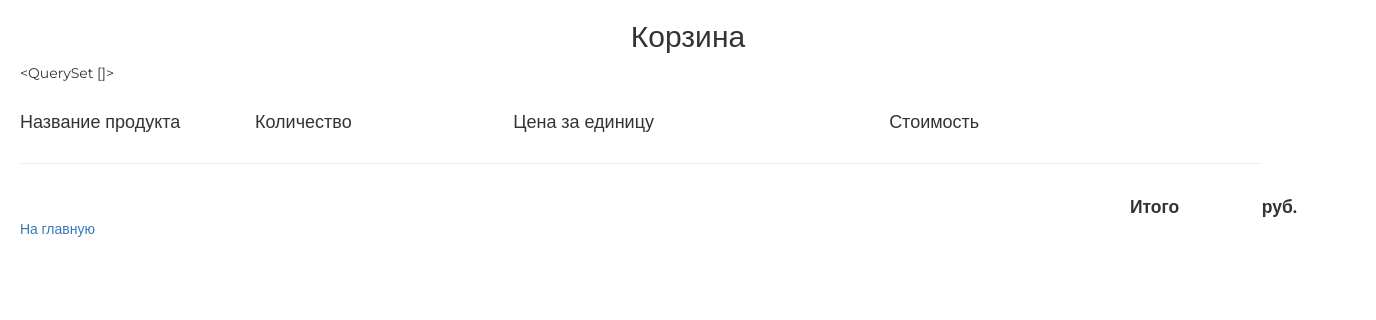
The page /basket/ (signed in) on the database as committed earlier.
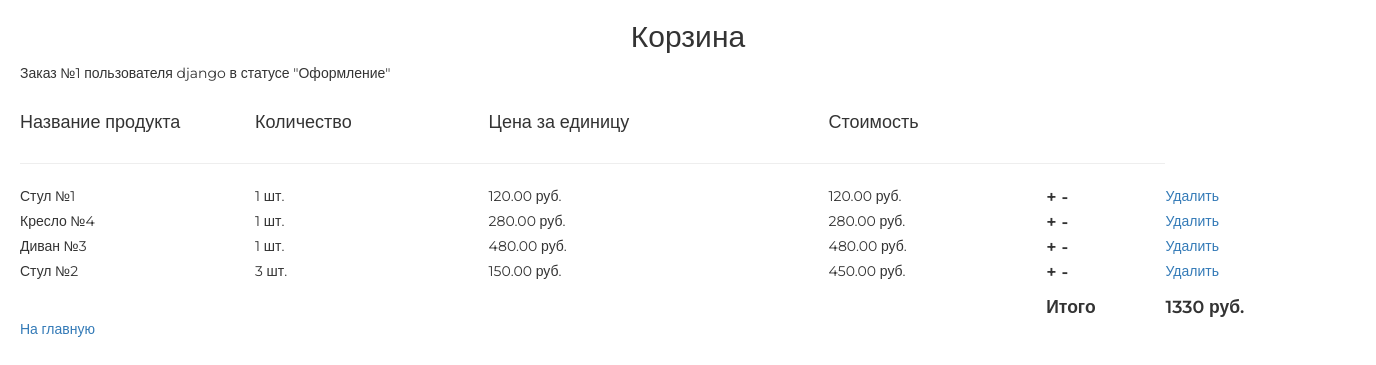
The same page on the database as committed later.
### basketapp/models.py (models this page shows, shortened)
class Order(models.Model):
    user = models.ForeignKey(settings.AUTH_USER_MODEL, on_delete=models.CASCADE, verbose_name='Пользователь')
    status = models.CharField(max_length=100, choices=ORDER_STATUSES, default=ORDER_START, verbose_name='Статус')
    total = models.PositiveIntegerField(default=0, verbose_name='Обшая стоимость')
    start_time = models.DateTimeField(auto_now_add=True, verbose_name='Дата добавления')
    update_time = models.DateTimeField(auto_now_add=True, verbose_name='Дата изменения')
    def __str__(self):
        return f'Заказ №{self.pk} пользователя {self.user.username} в статусе "{dict(ORDER_STATUSES)[self.status]}"'

class OrderPosition(models.Model):
    order = models.ForeignKey(Order, on_delete=models.CASCADE, verbose_name='Номер заказа')
    product = models.ForeignKey(Product, on_delete=models.CASCADE, verbose_name='Продукт')
    quantity = models.PositiveSmallIntegerField(default=0, verbose_name='Количество')
    @property
    def line_total(self):
        return self.quantity * self.product.price

### authapp/models.py (models this page shows)
class ShopUser(AbstractUser):
    avatar = models.ImageField(verbose_name='аватарка', upload_to='avatars', blank=True, null=True)
    age = models.PositiveSmallIntegerField(verbose_name='возраст', blank=True, null=True)

### mainapp/models.py (models this page shows, shortened)
class Product(models.Model):
    category_id = models.ForeignKey(ProductCategory, on_delete=models.CASCADE)
    name = models.CharField(verbose_name='имя продукта', max_length=100)
    desc = models.TextField(verbose_name='описание продукта', blank=True)
    short_desc = models.CharField(verbose_name='краткое описание продукта', max_length=200, blank=True)
    img_src = models.ImageField(upload_to='products_img', blank=True)
    price = models.DecimalField(verbose_name='стоимость продукта', max_digits=8, decimal_places=2, default=0)
    quantity = models.IntegerField(verbose_name='количество единиц продукта', default=0)

### basketapp/views.py (the view)
# urls.py: path('', basketapp.view, name='view'),
@login_required
def view(request):
    order = Order.objects.filter(user=request.user, status=ORDER_START)
    if order.count():
        order = order.first()
        order_positions = OrderPosition.objects.filter(order=order)
    else:
        order_positions = []
    context = {
        'title': 'Корзина',
        'order': order,
        'order_positions': order_positions
    }
    return render(request, 'basketapp/basket.html', context)

### basketapp/templates/basketapp/basket.html (shortened to what this page needs)
<!DOCTYPE html>
{% load static %}
<html>
<head>
    {% block css %}
        <link rel="stylesheet" type="text/css" href="{% static 'bootstrap.min.css' %}">
        <link rel="stylesheet" type="text/css" href="{% static 'style.css' %}">
        <link rel="stylesheet" href="{% static 'fonts/font-awesome/css/font-awesome.css' %}">
    {% endblock %}
</head>
<body>
	<div class="container">
        <div class="login">
            <div class="h2 text-center head">
                {{ title|title }}
            </div>
            {% include 'basketapp/include/inc_basket_products.html' %}
        </div>
	</div>
</body>
</html>

### basketapp/templates/basketapp/include/inc_basket_products.html
{% load static %}
<div class="block">
    <div class="text">
        {{ order }}
    </div>
</div>
<br>
<div class="block">
    <table>
        <tr>
            <td><h4>Название продукта</h4></td>
            <td><h4>Количество</h4></td>
            <td><h4>Цена за единицу</h4></td>
            <td><h4>Стоимость</h4></td>
            <td></td>
            <td></td>
        <tr><td colspan="5"><hr>
    {% for item in order_positions %}
        <tr>
            <td name="name">{{ item.product.name }}</td>
            <td name="quantity">{{ item.quantity }} шт.</td>
            <td name="price">{{ item.product.price|floatformat:2 }} руб.</td>
            <td name="total">{{ item.line_total }} руб.</td>
            <td><span class="basket_add" param="{{ item.product.pk }}">+</span><span class="basket_remove" param="{{ item.product.pk }}">-</span></td>
            <td><a href="{% url 'basketapp:delete' item.product.pk %}">Удалить</a></td>
    {% endfor %}
        <tr class="basket_total"><td colspan="4">
            <td>Итого
            <td id="total"> {{ order.total }} руб.
    </table>
</div>
<a href="/">На главную</a>

Rows that differ between the two databases and show on the page:
added Order: id+user+status "Заказ №1 пользователя django в статусе \"Оформление\"", total "1330"
added OrderPosition: product.name "Стул №1", quantity "1", product.price "120.00", line_total "120.00"
added OrderPosition: product.name "Кресло №4", quantity "1", product.price "280.00", line_total "280.00"
added OrderPosition: product.name "Диван №3", quantity "1", product.price "480.00", line_total "480.00"
added OrderPosition: product.name "Стул №2", quantity "3", product.price "150.00", line_total "450.00"
Other text that changed with them:
{{ order }}: "<QuerySet []>" → (not shown)
